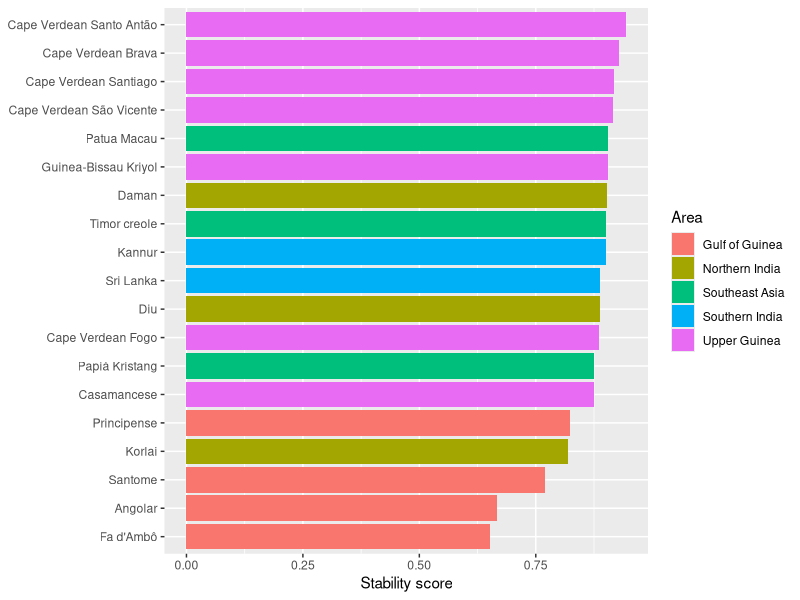
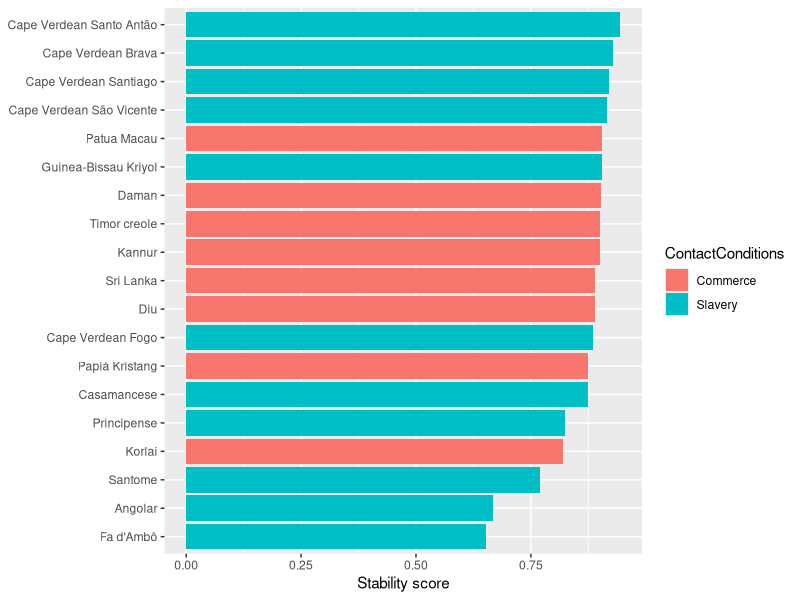
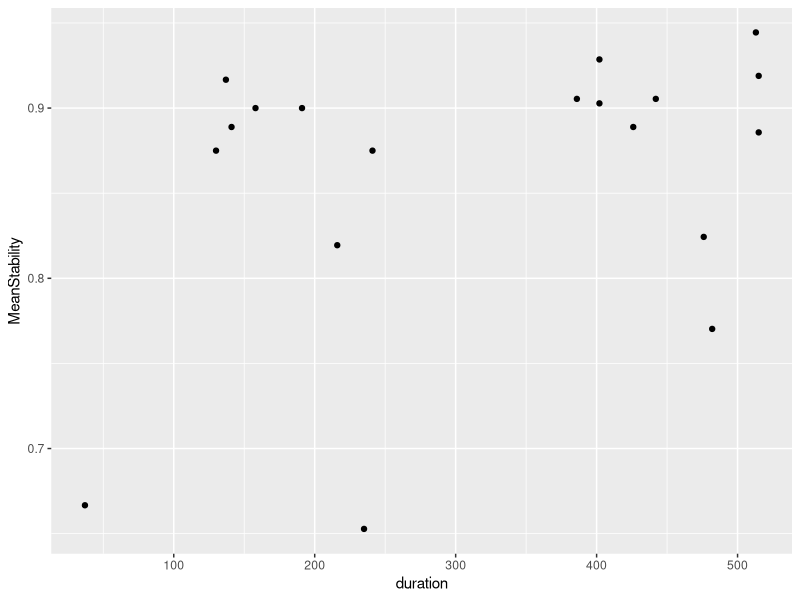
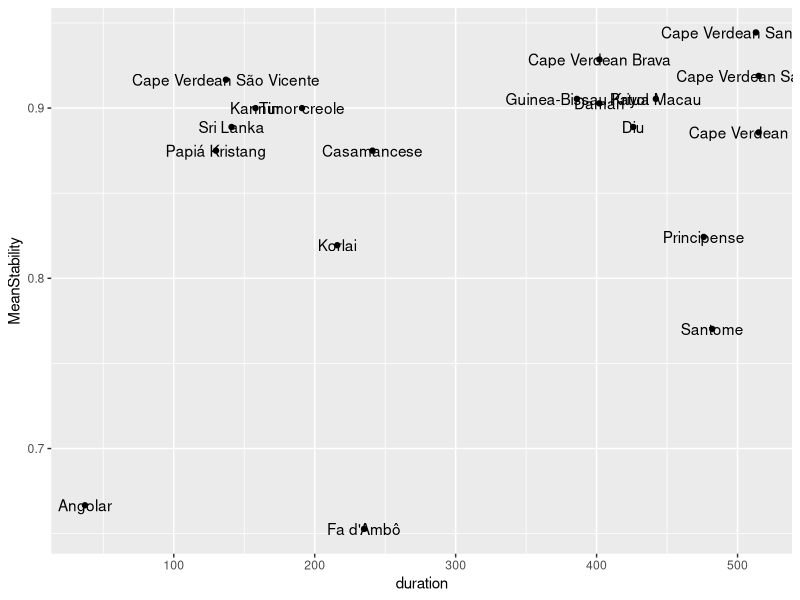
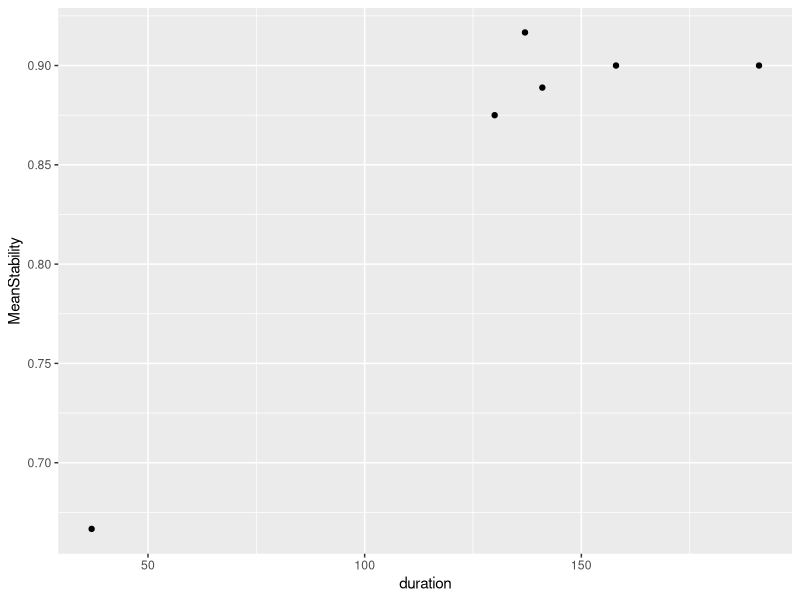
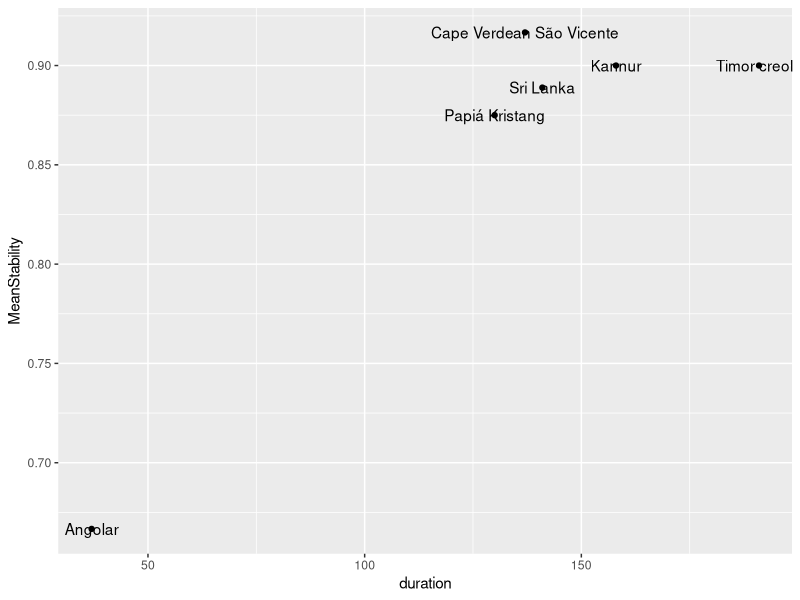
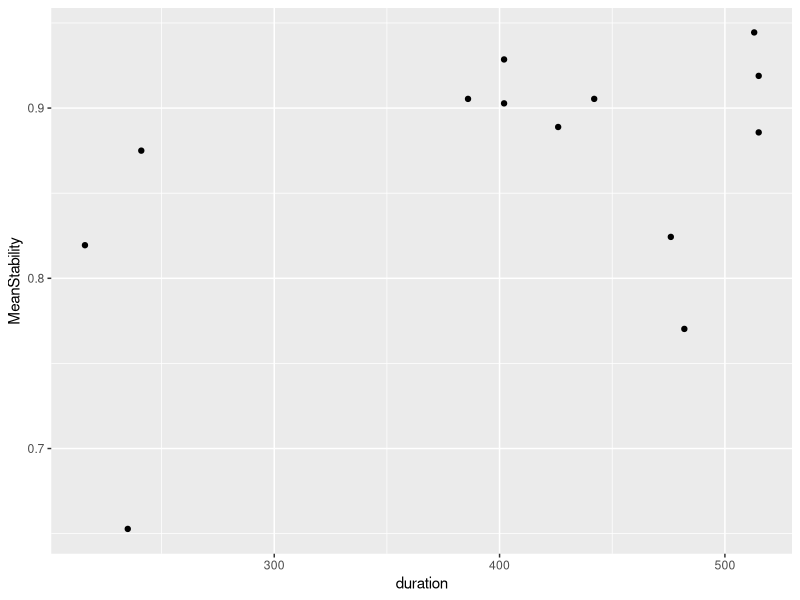
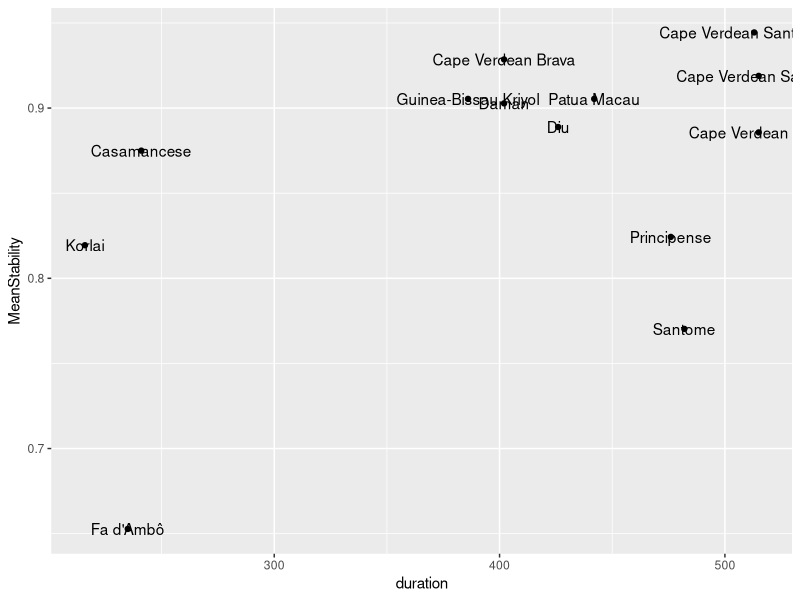

Here is the R script that generated these plots, in order: (Note: this script raises an error after producing the figures.)
## ---- chunk 1
library(tidyverse)
library(knitr)
## ---- chunk 2
# Because the private token keeps resetting...
# database <- read_csv('https://raw.githubusercontent.com/CreoPhon/CreoPhonPt/main/Creoles.csv?token=AAIGDLS6YB3YSYW7QJWERXDBVYPOE')
# write_csv(database, 'database.csv')
database <- read_csv('database.csv')
## ---- chunk 3
database %>% head() %>% kable()
## ---- chunk 4
database$duration <- database$`EndOfInfluence` - database$`FirstMajorSettlement`
## ---- chunk 5
database <- mutate(database, GlobalStability = (PlaceStability + MannerStability)/2)
# table(database$Language, database$GlobalStability)
## ---- chunk 6
database <- database %>% mutate(duration_group = ifelse(duration <= 200, 'short', 'long'))
## ---- chunk 7
database <- database %>% mutate(categorical_stability = ifelse(PlaceStability == 1 & MannerStability == 1, 'no manner/no place', NA))

database <- database %>% mutate(categorical_stability = ifelse(PlaceStability == 1 & MannerStability == 0, 'manner/no place', categorical_stability))

database <- database %>% mutate(categorical_stability = ifelse(PlaceStability == 0 & MannerStability == 1, 'no manner/place', categorical_stability))

database <- database %>% mutate(categorical_stability = ifelse(PlaceStability == 0 & MannerStability == 0, 'manner/place', categorical_stability))

table(database$categorical_stability)
## ---- chunk 8
creole_stability <- database %>% group_by(Language, Area, duration, duration_group, ContactConditions) %>% summarize(MeanStability = mean(GlobalStability, na.rm = TRUE))
## ---- chunk 9
ggplot(creole_stability) + 
  geom_bar(aes(x = MeanStability, y = reorder(Language, MeanStability), fill = Area), 
           stat = "identity", show.legend = TRUE) +
  theme(axis.title.y = element_blank()) +
  labs(x = "Stability score")
## ---- chunk 10
table(creole_stability$Area)
## ---- chunk 11
ggplot(creole_stability) + 
  geom_bar(aes(x = MeanStability, y = reorder(Language, MeanStability), fill = ContactConditions), 
           stat = "identity", show.legend = TRUE) +
  theme(axis.title.y = element_blank()) +
  labs(x = "Stability score")
## ---- chunk 12
ggplot(creole_stability, aes(x=duration, y=MeanStability)) +
  geom_point()

ggplot(creole_stability, aes(x=duration, y=MeanStability)) +
  geom_point() +
  geom_text(label=creole_stability$Language)
## ---- chunk 13
msd <- lm(MeanStability ~ duration, data=creole_stability)
summary(msd)
## ---- chunk 14
tmp_short <- creole_stability %>% filter(duration <= 200)
tmp_long <- creole_stability %>% filter(duration > 200)
## ---- chunk 15
ggplot(tmp_short, aes(x=duration, y=MeanStability)) +
  geom_point()

ggplot(tmp_short, aes(x=duration, y=MeanStability)) +
  geom_point() +
  geom_text(label=tmp_short$Language)
## ---- chunk 16
ggplot(tmp_long, aes(x=duration, y=MeanStability)) +
  geom_point()

ggplot(tmp_long, aes(x=duration, y=MeanStability)) +
  geom_point() +
  geom_text(label=tmp_long$Language)
## ---- chunk 17
msd <- lm(MeanStability ~ duration + duration_group * duration, data=creole_stability)
summary(msd)

ggplot(creole_stability, aes(x = duration, y = MeanStability, color = duration_group)) +
  geom_smooth(method = "lm") +
  geom_point()
## ---- chunk 18
library(mgcv)
# Factorize duration_group
creole_stability$duration_group = as.factor(creole_stability$duration_group)

# Model with an interaction between duration_group and duration
# (with maximum of cubic-spline fit)
msd.gam <- gam(MeanStability ~ duration_group + s(duration, k=3) + s(duration, by=duration_group, k=3), data=creole_stability)

summary(msd.gam)

plot(msd.gam, all.terms=T, shade=T, pages=1)

qqnorm(resid(msd.gam)); qqline(resid(msd.gam))

msd.gam.trimmed <- gam(MeanStability ~ duration_group + s(duration, k=3) + s(duration, by=duration_group, k=3), data=creole_stability %>% filter(MeanStability>0.7))

summary(msd.gam.trimmed)

plot(msd.gam.trimmed, sel=1, shade=T, ylab="Effect on mean stability", xlab="Duration of influence", residuals=T, main="Main effect of duration", cex=5, pch=".", col='dodgerblue'); abline(h=0, lty=2, col="red")

plot(msd.gam.trimmed, sel=2, shade=T, ylab="Effect on mean stability", xlab="Duration of influence", main="Long-term influence", col='dodgerblue'); abline(h=0, lty=2, col="red")

plot(msd.gam.trimmed, sel=3, shade=T, ylab="Effect on mean stability", xlab="Duration of influence", main="Short-term influence", col='dodgerblue'); abline(h=0, lty=2, col="red")

# (dotted lines indicate error)
plot(msd.gam.trimmed, all.terms=T, sel=4, ylab="Effect on mean stability", xlab="Duration group", main="Main effect of duration group")

# checking out the model performance
qqnorm(resid(msd.gam.trimmed)); qqline(resid(msd.gam.trimmed)) # meh
## ---- chunk 19
ggplot(database, aes(duration, MannerStability, colour=duration_group)) + 
  geom_point() + 
  geom_smooth(method = "lm") +
  facet_wrap(~Class)
## ---- chunk 20
ggplot(database, aes(duration, GlobalStability, colour=duration_group)) + 
  geom_point() + 
  geom_smooth() +
  facet_wrap(~Class)
## ---- chunk 21
ggplot(database, aes(duration, PlaceStability, colour=duration_group)) + 
  geom_point() + 
  geom_smooth(method = "lm") +
  facet_wrap(~LexifierPhoneme)
## ---- chunk 22
ggplot(database, aes(duration, MannerStability, colour=duration_group)) + 
  geom_point() + 
  geom_smooth() +
  facet_wrap(~LexifierPhoneme)
## ---- chunk 23
ggplot(database, aes(duration, GlobalStability, colour=duration_group)) + 
  geom_point() + 
  geom_smooth() +
  facet_wrap(~LexifierPhoneme)
## ---- chunk 24
place_results <- database %>% group_by(LexifierPhoneme) %>% summarize(mplace = mean(PlaceStability, na.rm = TRUE))
manner_results <- database %>% group_by(LexifierPhoneme) %>% summarize(mmanner = mean(MannerStability, na.rm = TRUE))

consonant_stability <- left_join(place_results, manner_results, by = "LexifierPhoneme")

class <- c("stop", "stop", "fricative","stop", "stop", "lateral","nasal", "nasal", "stop", "rhotic","fricative", "stop","affricate", "fricative", "fricative","nasal", "rhotic", "lateral", "fricative")

consonant_stability_class <- cbind(consonant_stability, class)
## ---- chunk 25
# TODO: fix the class "dots"
ggplot(consonant_stability, aes(y = mmanner, x = mplace, label = LexifierPhoneme, color=class)) +
  geom_point(position= "dodge") + 
  geom_text(aes(label=LexifierPhoneme), hjust=3, vjust=0) +
  theme(axis.title.x = element_blank(),
        axis.title.y = element_blank())
## ---- chunk 26
lm_manner_place <- lm(mplace~mmanner, data=consonant_stability)

summary(lm_manner_place)

manner_place_lmplot <- ggplot(consonant_stability, aes(y = mmanner, x = mplace, label = LexifierPhoneme)) +
  geom_point(position= "dodge") + 
  geom_smooth(method = lm)+
  geom_text(aes(label=LexifierPhoneme), hjust=3, vjust=0)

print(manner_place_lmplot + labs(y = "Manner Stability", x = "Place Stability"))
## ---- chunk 27
consonant_global_stability <- mutate(consonant_stability_class, mglobal = (mmanner + mplace)/2)

ggplot(consonant_global_stability) + 
  geom_bar(aes(x = mglobal, 
               y = reorder(LexifierPhoneme, mglobal),
               fill = class), stat = "identity", show.legend = TRUE) +
  labs(x = "Stability score", y = "Phoneme", fill = "Manner")
## ---- chunk 28

ggplot(consonant_global_stability, aes(x = class, y = mglobal, fill = class)) +
  geom_smooth(method = "lm") +
  geom_violin() +
   geom_dotplot(binaxis = "y",
               stackdir = "center",
               dotsize = 0.5)
## ---- chunk 29
ggplot(consonant_global_stability, aes(x = class, y = mmanner, fill = class)) +
  geom_smooth(method = "lm") +
  geom_violin() +
   geom_dotplot(binaxis = "y",
               stackdir = "center",
               dotsize = 0.5) +
  theme(legend.position="none") +
 stat_summary(fun.y=mean, geom="point", size=2, shape=16)
## ---- chunk 30

place <- c("labial", "alveolar", "labiodental", "velar", "velar", "alveolar", "labial", "alveolar", "labial", "alveolar", "alveolar", "alveolar", "palatal", "labiodental", "alveolar", "palatal", "alveolar", "palatal", "palatal")

consonant_stability_place <- cbind(consonant_global_stability, place)

ggplot(consonant_stability_place, aes(x = place, y = mglobal, fill = place)) +
  geom_smooth(method = "lm") +
  geom_violin()  +
   geom_dotplot(binaxis = "y",
               stackdir = "center",
               dotsize = 0.5) 

## ---- chunk 31
ggplot(consonant_stability_place, aes(x = place, y = mplace, fill = place)) +
  geom_smooth(method = "lm") +
  geom_violin()  +
   geom_dotplot(binaxis = "y",
               stackdir = "center",
               dotsize = 0.5)  +
  theme(legend.position="none")# +
# stat_summary(fun.y=mean, geom="point", size=2, shape=16)
## ---- chunk 32
# qplot(x = duration, y = MeanStability, data = consonant_global_stability, color = duration_group) +
#  geom_smooth(method = "lm") 
## ---- chunk 33
library(lmerTest)

# Factorizing
mod.db = database %>%
              as.data.frame() %>%
              mutate(categorical_stability = as.factor(categorical_stability),
              Lexifier = as.factor(Lexifier),
              CreolePhoneme = as.factor(CreolePhoneme),
              Language = as.factor(Language))

# Remove singletons/doubletons
#goodies = names(table(mod.db$CreolePhoneme)>2)

#mod.db = mod.db %>%
#         filter(CreolePhoneme %in% goodies)
## ---- chunk 34
plot(mod.db$categorical_stability, mod.db$duration, notch=T)
## ---- chunk 35
table(mod.db$categorical_stability)

# Place stability
cat.mod.place = glmer(PlaceStability ~ log(duration) + (1|CreolePhoneme), data=mod.db, family="binomial")

summary(cat.mod.place)

# Manner stability
cat.mod.manner = glmer(MannerStability ~ log(duration) + (1|CreolePhoneme), data=mod.db, family="binomial")

summary(cat.mod.manner)

# Duration group
cat.mod.group = glmer(as.factor(duration_group) ~ PlaceStability + MannerStability + (1|CreolePhoneme), data=mod.db, family="binomial", nAGQ=0)

summary(cat.mod.group)
## ---- chunk 36
data_by_position <- database %>% select(Position, LexifierPhoneme, PlaceStability, MannerStability) %>% mutate(Position = tolower(Position))

data_by_position$PlaceStability <- as.numeric(data_by_position$PlaceStability)

data_by_position$MannerStability <- as.numeric(data_by_position$MannerStability)
## ---- chunk 37
position_stability <- mutate(data_by_position, GlobalStability = (PlaceStability + MannerStability)/2)

position_results <- position_stability %>% group_by(LexifierPhoneme, Position) %>% summarize(m = mean(GlobalStability, na.rm = TRUE))
## ---- chunk 38
position_results$Position <- factor(position_results$Position, levels = c('word-initial', 'word-medial', 'word-final'))

ggplot(position_results, aes(x = LexifierPhoneme, y = m, fill = Position)) + 
  geom_col(position = position_dodge2(width = 0.9, preserve = "single")) +
  theme(axis.title.x = element_blank(),
        axis.title.y = element_blank())
## ---- chunk 39
ggplot(position_results) + 
  geom_bar(aes(x = m,
               y = reorder(LexifierPhoneme, m),
               fill = Position), 
           stat = "identity", 
           show.legend = TRUE,
           position = "dodge2") +
  labs(x = "Stability score", y = "Phoneme", fill = "Position")
## ---- chunk 40
# TODO: update what we show, flip horizontally, change colors
position_results1 <- position_results %>% pivot_wider(names_from = Position, values_from = m)

different_position <- subset(position_results1, position_results1$`word-initial` != position_results1$`word-medial` | position_results1$`word-final` != position_results1$`word-medial`)

different_position_results <- different_position %>% pivot_longer(c(`word-initial`, `word-medial`, `word-final`), names_to = "Position", values_to = "m")

different_position_results$Position <- factor(different_position_results$Position, levels = c('word-initial', 'word-medial', 'word-final'))

ggplot(different_position_results, 
       aes(x = LexifierPhoneme, y = m, fill = Position)) + 
  geom_col(position = position_dodge2(width = 0.9, preserve = "single"))
## ---- chunk 41
# TODO: reorder doesn't work here
ggplot(different_position_results) + 
  geom_bar(aes(x = m,
               y = reorder(LexifierPhoneme, m),
               fill = Position), 
           stat = "identity", 
           show.legend = TRUE,
           position = "dodge2") +
  labs(x = "Stability score", y = "Phoneme", fill = "Position")
## ---- chunk 42
m <- lm(MeanStability ~ ContactConditions, data=creole_stability)
summary(m)

ggplot(creole_stability, aes(x = ContactConditions, y = MeanStability, color = ContactConditions)) +
  geom_smooth(method = "lm") +
  geom_violin()
## ---- chunk 43
m <- lm(MeanStability ~ duration + ContactConditions * duration, data=creole_stability)
summary(m)

ggplot(creole_stability, aes(x = duration, y = MeanStability, color = ContactConditions)) +
  geom_smooth(method = "lm") +
  geom_point()
